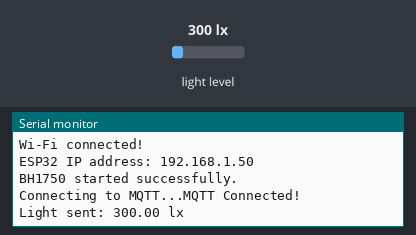
The sketch below on a simulated ESP32. Shown: the last lines printed to the serial monitor. The inputs (shaded band) are chosen by the test bench; at power-on: light level 300 lx. WiFi joins after 1.5 s; servers stay silent unless stated; no MQTT or app messages arrive unless stated; not simulated (calls return 0 or success): secrets.h; names the files do not define were given values by the test bench: MQTT_PORT = 1883.

Above: at 2.7 s.
2.8 s: light level set to 40 lx
At 7.7 s:
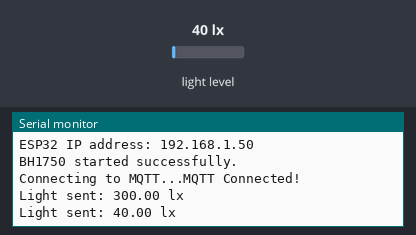
8.8 s: light level set to 500 lx
At 12.8 s:
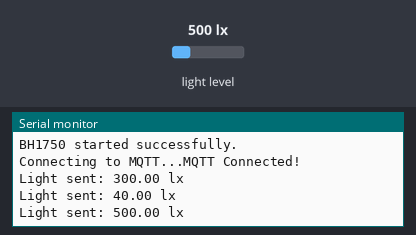
Timing chart, 0 to 14.3 s (numbered marks = the images above; inputs shaded):
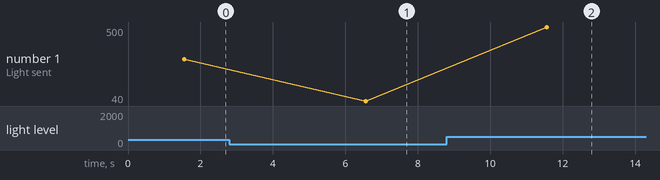

Measured:
- after the input at 2.8 s, the serial monitor: prints a new line after 3.8 s (image 1)
- after the input at 8.8 s, the serial monitor: prints a new line after 2.8 s (image 2)
- plotted number 1: 300 → 40 after the input at 2.8 s, 40 → 500 after the input at 8.8 s

The sketch:

light_test.ino
```cpp
#include <WiFi.h> // Allows board to connect to WiFi.
#include <PubSubClient.h> // Allows board to communicate via MQTT.

#include <Wire.h> // Handles I2C communication.
#include <BH1750.h> // Allows board to read lux from BH1750 sensor.

#include "secrets.h" // Configuration file.

const char* ssid = WIFI_SSID; // WiFi ssid.
const char* password = WIFI_PASSWORD; // WiFi password.

const char* mqttServer = MQTT_SERVER; // Computers IPv4 address.
const int mqttPort = MQTT_PORT; // Default MQTT port.

BH1750 lightMeter; // Light sensor object.

WiFiClient wifiClient; // Object for Wi-Fi connection.
PubSubClient mqttClient(wifiClient); // Object for MQTT connection.

void connectToWiFi() {
  Serial.print("Connecting to Wi-Fi");
  WiFi.begin(ssid, password); // Initiate the WiFi connection with given credentials.

  // If not connected.
  while (WiFi.status() != WL_CONNECTED) {
    delay(500);
    Serial.print(".");
  }

  // If connected.
  Serial.println();
  Serial.println("Wi-Fi connected!");
  Serial.print("ESP32 IP address: ");
  Serial.println(WiFi.localIP());
}

void connectToMQTT() {
  // Until MQTT has connected.
  while (!mqttClient.connected()) {
    Serial.print("Connecting to MQTT...");

    // Different client ID to avoid clashing with other sketches.
    if (mqttClient.connect("ESP32_BH1750")) {
      Serial.println("MQTT Connected!");
    } else {
      Serial.println("Failed! Error code: ");
      Serial.print(mqttClient.state());
      delay(5000);
    }
  }
}

void setup() { // Runs once at start.
  Serial.begin(115200); // Start serial monitor at 115200 bauds.
  connectToWiFi(); // Connect to WiFi.
  mqttClient.setServer(mqttServer, mqttPort); // Stating which MQTT broker to use.

  Wire.begin(); // Start I2C communication (SDA=21, SCL=22 by default on ESP32).

  // Start the BH1750 sensor.
  if (lightMeter.begin(BH1750::CONTINUOUS_HIGH_RES_MODE)) {
    Serial.println("BH1750 started successfully.");
  } else {
    Serial.println("BH1750 failed to start.");
  }
}

void loop() {
  if (!mqttClient.connected()) { // If connection has dropped, re-connect.
    connectToMQTT();
  }

  mqttClient.loop(); // Keep MQTT connection alive.

  float lux = lightMeter.readLightLevel(); // Read current light level in lux.

  char luxString[16];
  dtostrf(lux, 1, 2, luxString); // Convert float to string so it can be passed in MQTT.

  mqttClient.publish("aquarium/sensors/light", luxString); // Publish light level to topic.
  Serial.print("Light sent: ");
  Serial.print(luxString);
  Serial.println(" lx");

  delay(5000);
}
```
